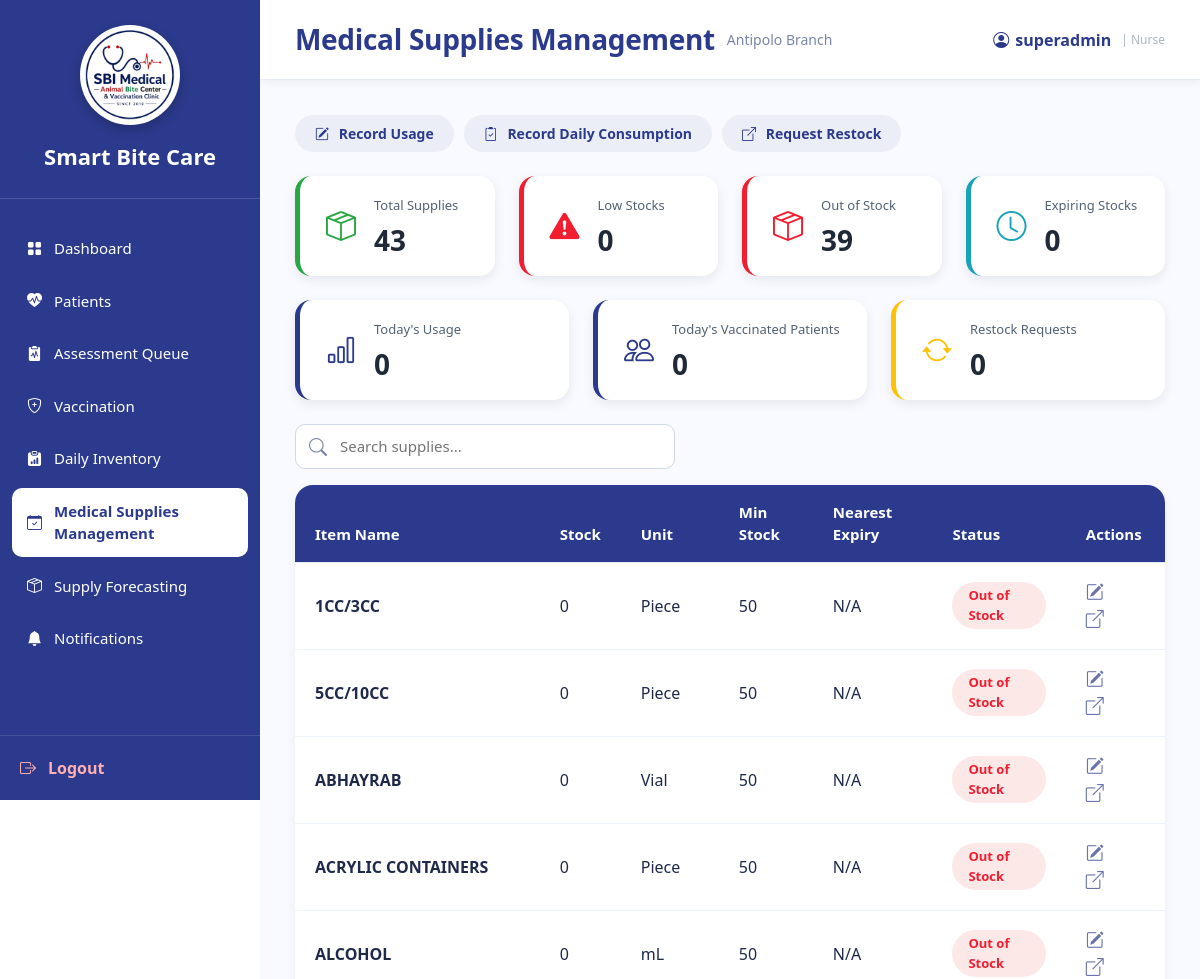
The app's page /Nurse_MedicalSuppliesManagement.php (signed in, upper part), older data.
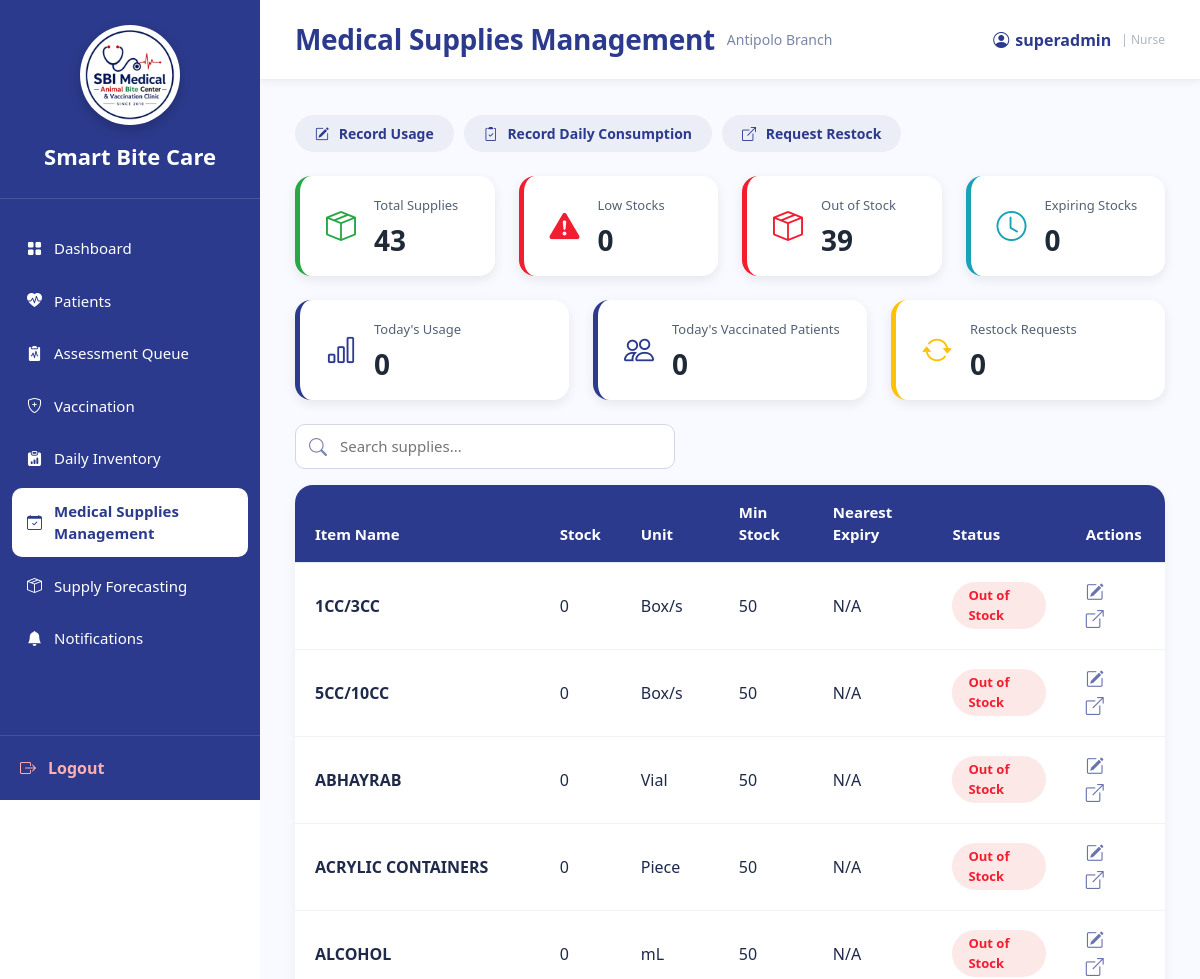
The same page, newer data.
### tables this page shows
CREATE TABLE `inventory_items` (
  `item_id` int(11) NOT NULL,
  `category_id` int(11) NOT NULL,
  `unit_id` int(11) NOT NULL,
  `item_name` varchar(255) NOT NULL,
  `minimum_stock` int(11) DEFAULT 0,
  `description` text DEFAULT NULL,
  `is_forecastable` tinyint(1) NOT NULL DEFAULT 0,
  `is_consumable` tinyint(1) NOT NULL DEFAULT 1,
  `base_unit_label` varchar(30) DEFAULT NULL,
  `display_unit_label` varchar(30) DEFAULT NULL,
  `conversion_to_base` decimal(12,4) NOT NULL DEFAULT 1.0000
);

CREATE TABLE `units` (
  `unit_id` int(11) NOT NULL,
  `unit_name` varchar(100) NOT NULL
);

### Nurse_MedicalSuppliesManagement.php (the view, shortened to what the changed rows need)
<?php
require_once 'sources/db_connect.php';
$user_id = (int) $_SESSION['user_id'];
function h($value)
{
    return htmlspecialchars((string) $value, ENT_QUOTES, 'UTF-8');
}
$user_sql = "
    SELECT
        u.user_id,
        u.username,
        u.branch_id,
        b.branch_name
    FROM users u
    LEFT JOIN branches b
        ON u.branch_id = b.branch_id
    WHERE u.user_id = ?
    LIMIT 1
";
$user_stmt = $conn->prepare($user_sql);
$user_stmt->bind_param(
    "i",
    $user_id
);
$user_stmt->execute();
$user_result = $user_stmt->get_result();
$current_user = $user_result->fetch_assoc();
$branch_id = $current_user['branch_id'];
$stmt =
    $conn->prepare(
        $items_sql
    );
$stmt->bind_param(
    "s",
    $branch_id
);
$stmt->execute();
$items_result =
    $stmt->get_result();
$items = [];
while (
    $row =
    $items_result->fetch_assoc()
) {
    $items[] = $row;
}
?>
<!DOCTYPE html>
<html lang="en">
<head>
    <link
        href="https://cdn.jsdelivr.net/npm/bootstrap@5.3.3/dist/css/bootstrap.min.css"
        rel="stylesheet"
    >
    <link
        rel="stylesheet"
        href="https://cdn.jsdelivr.net/npm/bootstrap-icons@1.11.3/font/bootstrap-icons.min.css"
    >
    <link
        rel="stylesheet"
        href="sidebar.css"
    >
</head>
<body>
<div class="main">
    <div class="content">
        <div class="table-wrap">
            <table
                class="table align-middle"
                id="suppliesTable"
            >
                <thead>
                    <tr>
                        <th>
                            Item Name
                        </th>
                        <th>
                            Stock
                        </th>
                        <th>
                            Unit
                        </th>
                        <th>
                            Min Stock
                        </th>
                        <th>
                            Nearest Expiry
                        </th>
                        <th>
                            Status
                        </th>
                        <th>
                            Actions
                        </th>
                    </tr>
                </thead>
                <tbody>
                <?php if (count($items) > 0): ?>
                    <?php foreach ($items as $item): ?>
                        <?php
                        $current_stock =
                            (int) $item['current_stock'];
                        $minimum_stock =
                            (int) $item['minimum_stock'];
                        $status =
                            'Normal';
                        $status_class =
                            'normal';
                        if ($current_stock <= 0) {
                            $status =
                                'Out of Stock';
                            $status_class =
                                'critical';
                        } elseif (
                            $current_stock
                            <=
                            $minimum_stock
                        ) {
                            $status =
                                'Low';
                            $status_class =
                                'low';
                        }
                        $expiry_text =
                            'N/A';
                        $expiry_class =
                            '';
                        if (
                            !empty(
                                $item['expiration_date']
                            )
                        ) {
                            $expiry =
                                new DateTime(
                                    $item[
                                        'expiration_date'
                                    ]
                                );
                            $today =
                                new DateTime(
                                    'today'
                                );
                            if (
                                $expiry
                                <
                                $today
                            ) {
                                $expiry_text =
                                    'Expired';
                                $expiry_class =
                                    'text-danger fw-bold';
                            } else {
                                $expiry_text =
                                    $expiry->format(
                                        'M d, Y'
                                    );
                            }
                        }
                        ?>
                        <tr>
                            <td>
                                <strong>
                                    <?php
                                    echo h(
                                        $item[
                                            'item_name'
                                        ]
                                    );
                                    ?>
                                </strong>
                            </td>
                            <td>
                                <?php
                                echo
                                $current_stock;
                                ?>
                            </td>
                            <td>
                                <?php
                                echo h(
                                    $item[
                                        'unit_name'
                                    ]
                                    ?? 'N/A'
                                );
                                ?>
                            </td>
                            <td>
                                <?php
                                echo
                                $minimum_stock;
                                ?>
                            </td>
                            <td
                                class="<?php
                                echo h(
                                    $expiry_class
                                );
                                ?>"
                            >
                                <?php
                                echo h(
                                    $expiry_text
                                );
                                ?>
                            </td>
                            <td>
                                <span
                                    class="status-badge <?php
                                    echo h(
                                        $status_class
                                    );
                                    ?>"
                                >
                                    <?php
                                    echo h(
                                        $status
                                    );
                                    ?>
                                </span>
                            </td>
                            <td class="action-icons">
                                <i
                                    class="bi bi-pencil-square usage-action"
                                    data-item-id="<?php
                                    echo
                                    (int)
                                    $item['item_id'];
                                    ?>"
                                    data-bs-toggle="modal"
                                    data-bs-target="#recordUsageModal"
                                    title="Record Usage"
                                ></i>
                                <i
                                    class="bi bi-box-arrow-up-right restock-action"
                                    data-item-id="<?php
                                    echo
                                    (int)
                                    $item['item_id'];
                                    ?>"
                                    data-bs-toggle="modal"
                                    data-bs-target="#requestRestockModal"
                                    title="Request Restock"
                                ></i>
                            </td>
                        </tr>
                    <?php endforeach; ?>
                <?php endif; ?>
                </tbody>
            </table>
        </div>
    </div>
</div>
</body>
</html>

Row changes from the older to the newer data that the page shows:
changed inventory_items "1CC/3CC": unit.unit_name "Piece" → "Box/s"
changed inventory_items "5CC/10CC": unit.unit_name "Piece" → "Box/s"
